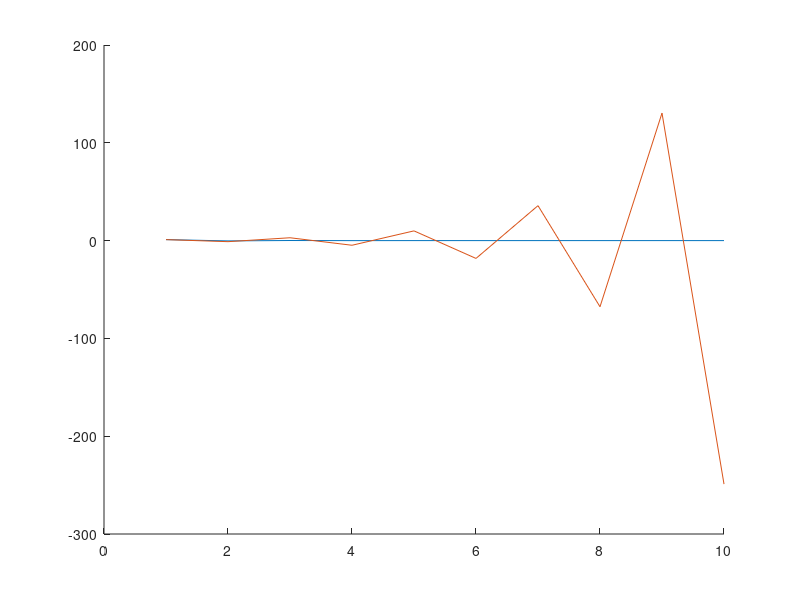

The MATLAB source for this figure:
##==============================================================================
## (a) Design filter

## Parametors
## a1 = -0.7;
## a2 = 0.12;
a1 = -0.1
a2 = -0.3
sv = 0.2;
sn = 0.1;

## Calculate r values
r0 = (1+a2)/(1-a2) * (sv)/((1+a2)^2 - a1^2)
r1 = -a1/(1+a2)*sv

## Create Rzz matrix
Rnn = sn*eye(2);
Ruu = [r0 r1;
       r0 r1];
Rzz = Rnn + Ruu;

## Calculate p vector
p    = [0,0];
p(1) = r0 - 0.4*r1
p(2) = r1 - 0.4*r0

## Solve for coefficients
h = pinv(Rzz)*p'

##==============================================================================
## (b) Simulate
x0 = 1;
N  = 10;
t  = [1:N];

## Propagate d
d = [];
d = [d, x0];

for i = 2:N
  d = [d, -0.3*d(i-1)];
end

## Propagate dhat
dh = [];
dh = [dh, x0];

for i = 2:N
  dh = [dh, h(1) + h(2)*dh(i-1)];
end

clf reset;
hold on;
plot(t,d)
plot(t,dh)
hold off;
